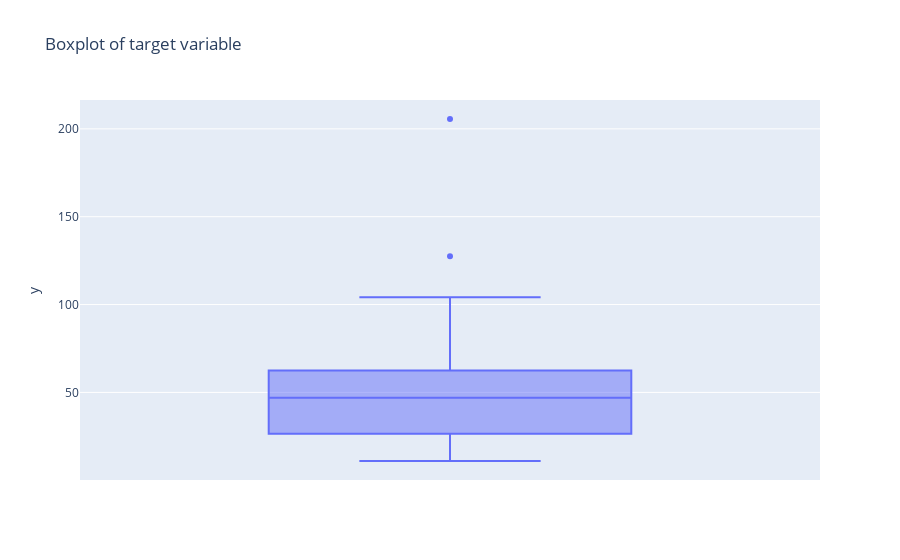

Here is the notebook cell this chart was saved with:
### Code cell
# Boxplot of global sales
vs.box_plot(df=df_nintendo_train,
            rand_var='y',
            title='Boxplot of target variable')

### Figure 1 — Plotly figure (JSON) as saved in the notebook; plotly's stock layout.template omitted (floating-point values rounded to 4 significant figures)
{"data": [{"alignmentgroup": "True", "hovertemplate": "y=%{y}<extra></extra>", "legendgroup": "", "marker": {"color": "#636efa"}, "name": "", "notched": false, "offsetgroup": "", "orientation": "v", "showlegend": false, "type": "box", "x0": " ", "xaxis": "x", "y": [38.11, 48.31, 60.65, 16.72, 10.96, 11.95, 65.33, 36.44, 73.7, 24.99, 104.2, 45.56, 49.95, 56.47, 16.18, 61.07, 205.6, 52.79, 127.5, 45.37, 91.22, 63.88, 38.14, 27.08, 35.49, 20.04, 25.8, 51.53], "y0": " ", "yaxis": "y"}], "layout": {"boxmode": "group", "legend": {"tracegroupgap": 0}, "title": {"text": "Boxplot of target variable"}, "xaxis": {"anchor": "y", "domain": [0, 1]}, "yaxis": {"anchor": "x", "domain": [0, 1], "title": {"text": "y"}}}}
